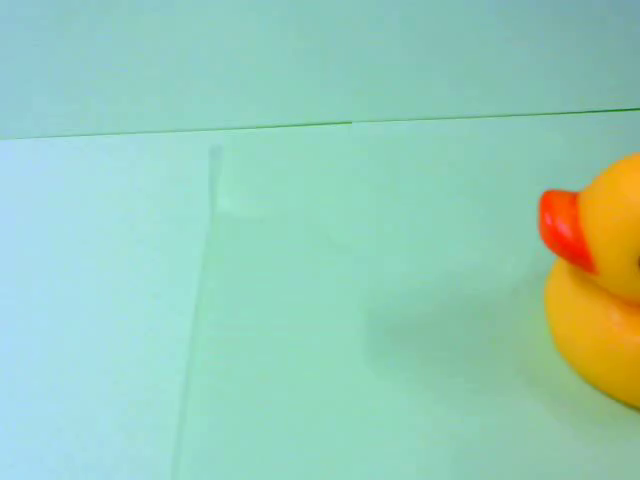
#> input picture frame 60 of data/duck_greenback.mp4, 640 x 480 px, given in place of campus.mp4, which was not available
$ python 5_3.py
#> lines starting #> are read from the running program, lines starting #| are printed output that depends on the picture; pictures that were not available may be replaced by others from this repository, and a replacement may not be noted
import cv2
import numpy as np

cap = cv2.VideoCapture('data/campus.mp4')
width = int(cap.get(cv2.CAP_PROP_FRAME_WIDTH))
height = int(cap.get(cv2.CAP_PROP_FRAME_HEIGHT))
dst_float = np.ones((height, width, 3), np.float32) * 0.5

while True:
    ret, src = cap.read()
#> src is the input picture: shape (480, 640, 3); mean B, G, R 182.8, 203.9, 151.5
    if not ret:
        cap.set(cv2.CAP_PROP_POS_FRAMES, 0)
        continue
    src_float = src.astype(np.float32) / 255.0
    #  重みづけ平均
    dst_float = (dst_float * 0.99) + (src_float * 0.01)
    # 差分の絶対値の計算
    diff_float = cv2.absdiff(src_float, dst_float)
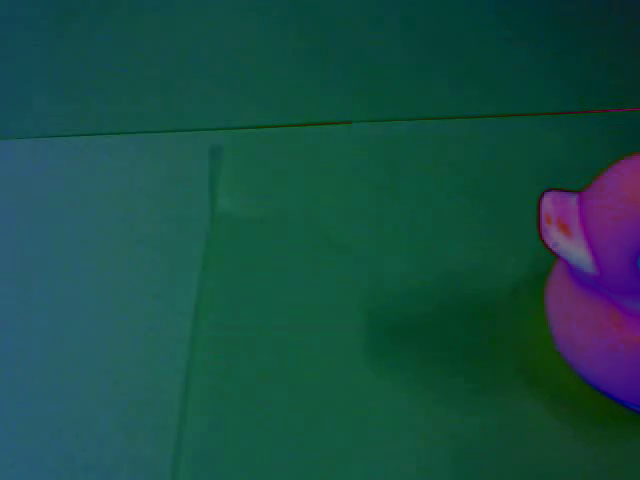
#> diff_float: shape (480, 640, 3) float32; mean B, G, R 0.271, 0.302, 0.095
    diff = (diff_float * 255).astype(np.uint8)
    # ネガポジ反転
    diff_inv = cv2.bitwise_not(diff)
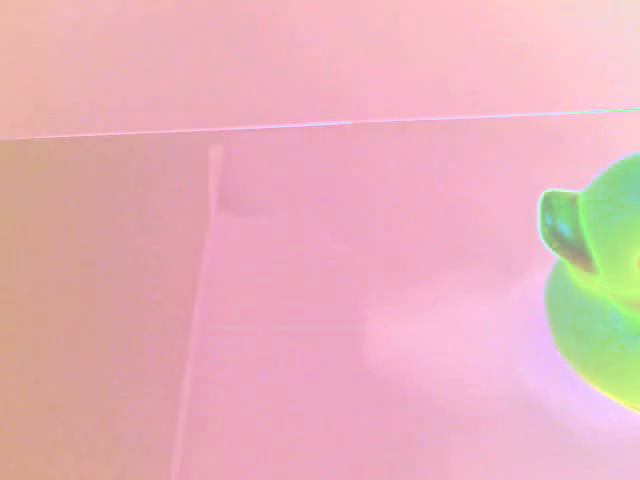
#> diff_inv: shape (480, 640, 3); mean B, G, R 186.5, 178.7, 231.1

    cv2.imshow('win_src', src)
    cv2.imshow('win_dst_float', dst_float)
    cv2.imshow('win_diff_float', diff_float)
    cv2.imshow('win_diff_inv', diff_inv)
    if cv2.waitKey(1) == 27:
#> (key Esc is pressed here)
        break

cv2.destroyAllWindows()

$ run again, starting later in the video
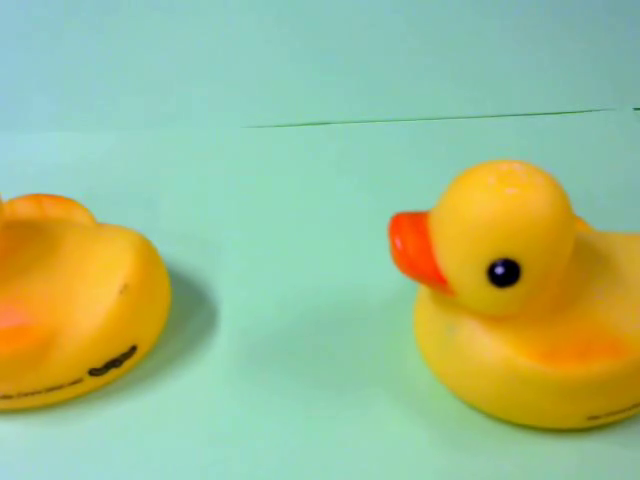
#> input picture frame 272 of data/duck_greenback.mp4, 640 x 480 px, given in place of campus.mp4, which was not available
#> src is the input picture: shape (480, 640, 3); mean B, G, R 139.3, 188.6, 160.4
#> `diff_float = cv2.absdiff(src_float, dst_float)`:
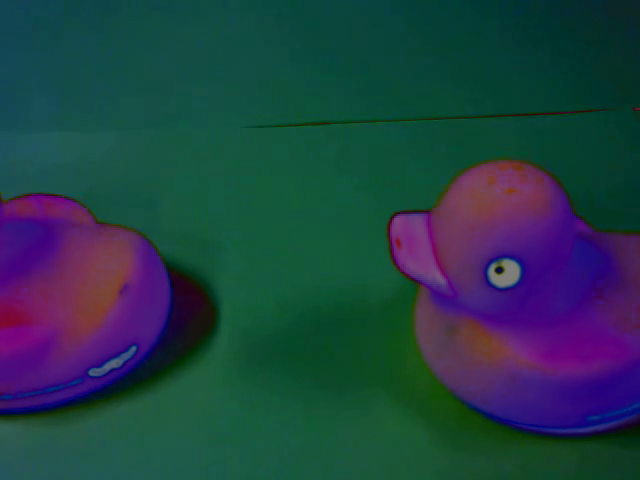
#> diff_float: shape (480, 640, 3) float32; mean B, G, R 0.273, 0.247, 0.135
#> `diff_inv = cv2.bitwise_not(diff)`:
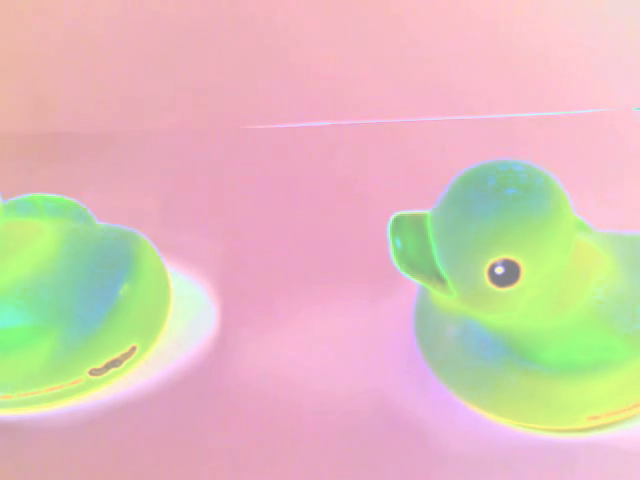
#> diff_inv: shape (480, 640, 3); mean B, G, R 185.9, 192.6, 220.9

$ run again, starting later in the video
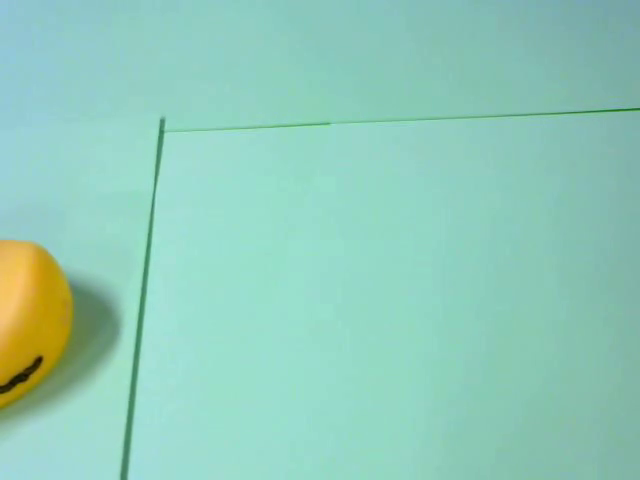
#> input picture frame 484 of data/duck_greenback.mp4, 640 x 480 px, given in place of campus.mp4, which was not available
#> src is the input picture: shape (480, 640, 3); mean B, G, R 185.7, 203.2, 144.6
#> `diff_float = cv2.absdiff(src_float, dst_float)`:
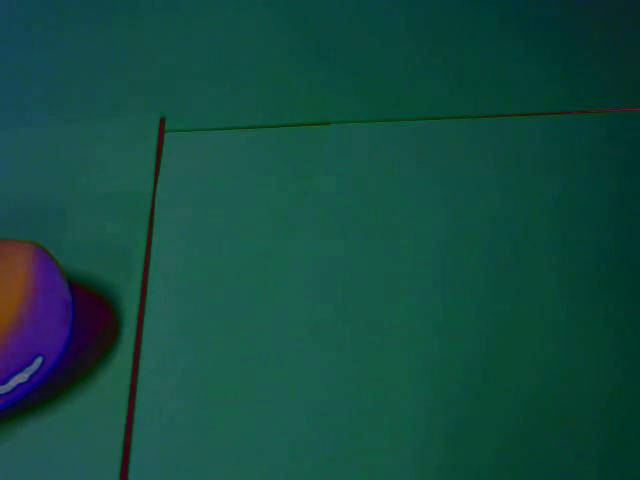
#> diff_float: shape (480, 640, 3) float32; mean B, G, R 0.253, 0.295, 0.0746
#> `diff_inv = cv2.bitwise_not(diff)`:
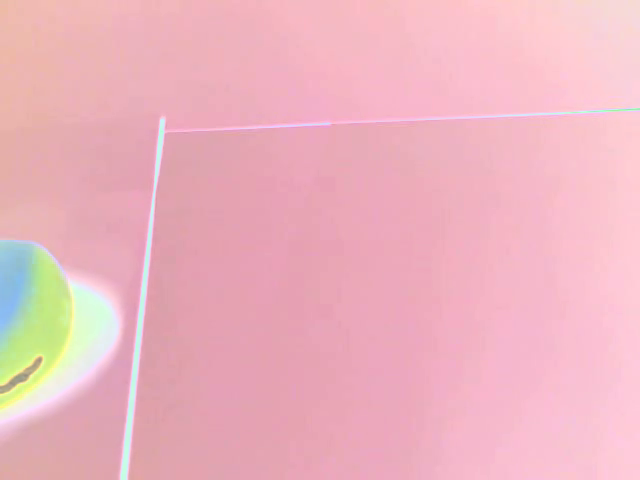
#> diff_inv: shape (480, 640, 3); mean B, G, R 191.1, 180.4, 236.3
